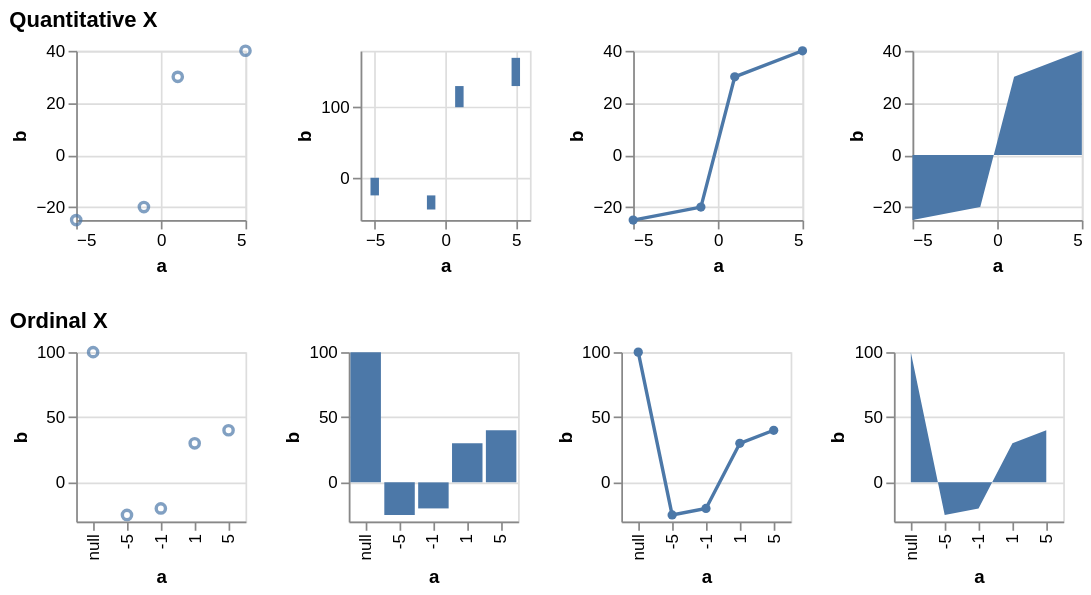

The Vega-Lite source for this figure:
### Vega specification from a JSON file in a GitHub repository (floating-point values rounded to 4 significant figures)
{"$schema": "https://vega.github.io/schema/vega/v6.json", "description": "Testing invalid", "background": "white", "padding": 5, "data": [{"name": "source_0", "values": [{"a": null, "b": 100}, {"a": -10, "b": null}, {"a": -5, "b": -25}, {"a": -1, "b": -20}, {"a": 0, "b": null}, {"a": 1, "b": 30}, {"a": 5, "b": 40}, {"a": 10, "b": null}]}, {"name": "data_0", "source": "source_0", "transform": [{"type": "formula", "expr": "toNumber(datum[\"a\"])", "as": "a"}]}, {"name": "data_1", "source": "data_0", "transform": [{"type": "filter", "expr": "isValid(datum[\"a\"]) && isFinite(+datum[\"a\"]) && isValid(datum[\"b\"]) && isFinite(+datum[\"b\"])"}]}, {"name": "data_2", "source": "data_0", "transform": [{"type": "stack", "groupby": [], "field": "b", "sort": {"field": [], "order": []}, "as": ["b_start", "b_end"], "offset": "zero"}, {"type": "filter", "expr": "isValid(datum[\"a\"]) && isFinite(+datum[\"a\"]) && isValid(datum[\"b\"]) && isFinite(+datum[\"b\"])"}]}, {"name": "data_3", "source": "data_0", "transform": [{"type": "impute", "field": "b", "groupby": [], "key": "a", "method": "value", "value": 0}, {"type": "stack", "groupby": ["a"], "field": "b", "sort": {"field": [], "order": []}, "as": ["b_start", "b_end"], "offset": "zero"}, {"type": "filter", "expr": "isValid(datum[\"a\"]) && isFinite(+datum[\"a\"]) && isValid(datum[\"b\"]) && isFinite(+datum[\"b\"])"}]}, {"name": "data_4", "source": "data_0", "transform": [{"type": "filter", "expr": "isValid(datum[\"b\"]) && isFinite(+datum[\"b\"])"}]}, {"name": "data_5", "source": "data_0", "transform": [{"type": "stack", "groupby": ["a"], "field": "b", "sort": {"field": [], "order": []}, "as": ["b_start", "b_end"], "offset": "zero"}, {"type": "filter", "expr": "isValid(datum[\"b\"]) && isFinite(+datum[\"b\"])"}]}, {"name": "data_6", "source": "data_0", "transform": [{"type": "impute", "field": "b", "groupby": [], "key": "a", "method": "value", "value": 0}, {"type": "stack", "groupby": ["a"], "field": "b", "sort": {"field": [], "order": []}, "as": ["b_start", "b_end"], "offset": "zero"}, {"type": "filter", "expr": "isValid(datum[\"b\"]) && isFinite(+datum[\"b\"])"}]}], "signals": [{"name": "childHeight", "value": 100}, {"name": "concat_0_childWidth", "value": 100}, {"name": "concat_1_childWidth", "value": 100}], "layout": {"padding": 20, "columns": 1, "bounds": "full", "align": "each"}, "marks": [{"type": "group", "name": "concat_0_group", "title": {"text": "Quantitative X", "anchor": "start"}, "layout": {"padding": 20, "bounds": "full", "align": "each"}, "marks": [{"type": "group", "name": "concat_0_concat_0_group", "style": "cell", "encode": {"update": {"width": {"signal": "concat_0_childWidth"}, "height": {"signal": "childHeight"}}}, "marks": [{"name": "concat_0_concat_0_marks", "type": "symbol", "style": ["point"], "from": {"data": "data_1"}, "encode": {"update": {"opacity": {"value": 0.7}, "fill": {"value": "transparent"}, "stroke": {"value": "#4c78a8"}, "tooltip": {"signal": "{\"a\": format(datum[\"a\"], \"\"), \"b\": format(datum[\"b\"], \"\")}"}, "ariaRoleDescription": {"value": "point"}, "description": {"signal": "\"a: \" + (format(datum[\"a\"], \"\")) + \"; b: \" + (format(datum[\"b\"], \"\"))"}, "x": {"scale": "concat_0_concat_0_x", "field": "a"}, "y": {"scale": "concat_0_concat_0_y", "field": "b"}}}}], "axes": [{"scale": "concat_0_concat_0_x", "orient": "bottom", "gridScale": "concat_0_concat_0_y", "grid": true, "tickCount": {"signal": "ceil(concat_0_childWidth/40)"}, "domain": false, "labels": false, "aria": false, "maxExtent": 0, "minExtent": 0, "ticks": false, "zindex": 0}, {"scale": "concat_0_concat_0_y", "orient": "left", "gridScale": "concat_0_concat_0_x", "grid": true, "tickCount": {"signal": "ceil(childHeight/40)"}, "domain": false, "labels": false, "aria": false, "maxExtent": 0, "minExtent": 0, "ticks": false, "zindex": 0}, {"scale": "concat_0_concat_0_x", "orient": "bottom", "grid": false, "title": "a", "labelFlush": true, "labelOverlap": true, "tickCount": {"signal": "ceil(concat_0_childWidth/40)"}, "zindex": 0}, {"scale": "concat_0_concat_0_y", "orient": "left", "grid": false, "title": "b", "labelOverlap": true, "tickCount": {"signal": "ceil(childHeight/40)"}, "zindex": 0}]}, {"type": "group", "name": "concat_0_concat_1_group", "style": "cell", "encode": {"update": {"width": {"signal": "concat_0_childWidth"}, "height": {"signal": "childHeight"}}}, "marks": [{"name": "concat_0_concat_1_marks", "type": "rect", "style": ["bar"], "from": {"data": "data_2"}, "encode": {"update": {"fill": {"value": "#4c78a8"}, "tooltip": {"signal": "{\"a\": format(datum[\"a\"], \"\"), \"b\": format(datum[\"b\"], \"\")}"}, "ariaRoleDescription": {"value": "bar"}, "description": {"signal": "\"a: \" + (format(datum[\"a\"], \"\")) + \"; b: \" + (format(datum[\"b\"], \"\"))"}, "xc": {"scale": "concat_0_concat_1_x", "field": "a"}, "width": {"value": 5}, "y": {"scale": "concat_0_concat_1_y", "field": "b_end"}, "y2": {"scale": "concat_0_concat_1_y", "field": "b_start"}}}}], "axes": [{"scale": "concat_0_concat_1_x", "orient": "bottom", "gridScale": "concat_0_concat_1_y", "grid": true, "tickCount": {"signal": "ceil(concat_0_childWidth/40)"}, "domain": false, "labels": false, "aria": false, "maxExtent": 0, "minExtent": 0, "ticks": false, "zindex": 0}, {"scale": "concat_0_concat_1_y", "orient": "left", "gridScale": "concat_0_concat_1_x", "grid": true, "tickCount": {"signal": "ceil(childHeight/40)"}, "domain": false, "labels": false, "aria": false, "maxExtent": 0, "minExtent": 0, "ticks": false, "zindex": 0}, {"scale": "concat_0_concat_1_x", "orient": "bottom", "grid": false, "title": "a", "labelFlush": true, "labelOverlap": true, "tickCount": {"signal": "ceil(concat_0_childWidth/40)"}, "zindex": 0}, {"scale": "concat_0_concat_1_y", "orient": "left", "grid": false, "title": "b", "labelOverlap": true, "tickCount": {"signal": "ceil(childHeight/40)"}, "zindex": 0}]}, {"type": "group", "name": "concat_0_concat_2_group", "style": "cell", "encode": {"update": {"width": {"signal": "concat_0_childWidth"}, "height": {"signal": "childHeight"}}}, "marks": [{"name": "concat_0_concat_2_layer_0_marks", "type": "line", "style": ["line"], "sort": {"field": "x"}, "from": {"data": "data_1"}, "encode": {"update": {"stroke": {"value": "#4c78a8"}, "tooltip": {"signal": "{\"a\": format(datum[\"a\"], \"\"), \"b\": format(datum[\"b\"], \"\")}"}, "description": {"signal": "\"a: \" + (format(datum[\"a\"], \"\")) + \"; b: \" + (format(datum[\"b\"], \"\"))"}, "x": {"scale": "concat_0_concat_2_x", "field": "a"}, "y": {"scale": "concat_0_concat_2_y", "field": "b"}}}}, {"name": "concat_0_concat_2_layer_1_marks", "type": "symbol", "style": ["point"], "from": {"data": "data_1"}, "encode": {"update": {"opacity": {"value": 1}, "fill": {"value": "#4c78a8"}, "tooltip": {"signal": "{\"a\": format(datum[\"a\"], \"\"), \"b\": format(datum[\"b\"], \"\")}"}, "ariaRoleDescription": {"value": "point"}, "description": {"signal": "\"a: \" + (format(datum[\"a\"], \"\")) + \"; b: \" + (format(datum[\"b\"], \"\"))"}, "x": {"scale": "concat_0_concat_2_x", "field": "a"}, "y": {"scale": "concat_0_concat_2_y", "field": "b"}}}}], "axes": [{"scale": "concat_0_concat_2_x", "orient": "bottom", "gridScale": "concat_0_concat_2_y", "grid": true, "tickCount": {"signal": "ceil(concat_0_childWidth/40)"}, "domain": false, "labels": false, "aria": false, "maxExtent": 0, "minExtent": 0, "ticks": false, "zindex": 0}, {"scale": "concat_0_concat_2_y", "orient": "left", "gridScale": "concat_0_concat_2_x", "grid": true, "tickCount": {"signal": "ceil(childHeight/40)"}, "domain": false, "labels": false, "aria": false, "maxExtent": 0, "minExtent": 0, "ticks": false, "zindex": 0}, {"scale": "concat_0_concat_2_x", "orient": "bottom", "grid": false, "title": "a", "labelFlush": true, "labelOverlap": true, "tickCount": {"signal": "ceil(concat_0_childWidth/40)"}, "zindex": 0}, {"scale": "concat_0_concat_2_y", "orient": "left", "grid": false, "title": "b", "labelOverlap": true, "tickCount": {"signal": "ceil(childHeight/40)"}, "zindex": 0}]}, {"type": "group", "name": "concat_0_concat_3_group", "style": "cell", "encode": {"update": {"width": {"signal": "concat_0_childWidth"}, "height": {"signal": "childHeight"}}}, "marks": [{"name": "concat_0_concat_3_marks", "type": "area", "style": ["area"], "sort": {"field": "x"}, "from": {"data": "data_3"}, "encode": {"update": {"orient": {"value": "vertical"}, "fill": {"value": "#4c78a8"}, "tooltip": {"signal": "{\"a\": format(datum[\"a\"], \"\"), \"b\": format(datum[\"b\"], \"\")}"}, "description": {"signal": "\"a: \" + (format(datum[\"a\"], \"\")) + \"; b: \" + (format(datum[\"b\"], \"\"))"}, "x": {"scale": "concat_0_concat_3_x", "field": "a"}, "y": {"scale": "concat_0_concat_3_y", "field": "b_end"}, "y2": {"scale": "concat_0_concat_3_y", "field": "b_start"}}}}], "axes": [{"scale": "concat_0_concat_3_x", "orient": "bottom", "gridScale": "concat_0_concat_3_y", "grid": true, "tickCount": {"signal": "ceil(concat_0_childWidth/40)"}, "domain": false, "labels": false, "aria": false, "maxExtent": 0, "minExtent": 0, "ticks": false, "zindex": 0}, {"scale": "concat_0_concat_3_y", "orient": "left", "gridScale": "concat_0_concat_3_x", "grid": true, "tickCount": {"signal": "ceil(childHeight/40)"}, "domain": false, "labels": false, "aria": false, "maxExtent": 0, "minExtent": 0, "ticks": false, "zindex": 0}, {"scale": "concat_0_concat_3_x", "orient": "bottom", "grid": false, "title": "a", "labelFlush": true, "labelOverlap": true, "tickCount": {"signal": "ceil(concat_0_childWidth/40)"}, "zindex": 0}, {"scale": "concat_0_concat_3_y", "orient": "left", "grid": false, "title": "b", "labelOverlap": true, "tickCount": {"signal": "ceil(childHeight/40)"}, "zindex": 0}]}]}, {"type": "group", "name": "concat_1_group", "title": {"text": "Ordinal X", "anchor": "start"}, "layout": {"padding": 20, "bounds": "full", "align": "each"}, "marks": [{"type": "group", "name": "concat_1_concat_0_group", "style": "cell", "encode": {"update": {"width": {"signal": "concat_1_childWidth"}, "height": {"signal": "childHeight"}}}, "marks": [{"name": "concat_1_concat_0_marks", "type": "symbol", "style": ["point"], "from": {"data": "data_4"}, "encode": {"update": {"opacity": {"value": 0.7}, "fill": {"value": "transparent"}, "stroke": {"value": "#4c78a8"}, "tooltip": {"signal": "{\"a\": isValid(datum[\"a\"]) ? datum[\"a\"] : \"\"+datum[\"a\"], \"b\": format(datum[\"b\"], \"\")}"}, "ariaRoleDescription": {"value": "point"}, "description": {"signal": "\"a: \" + (isValid(datum[\"a\"]) ? datum[\"a\"] : \"\"+datum[\"a\"]) + \"; b: \" + (format(datum[\"b\"], \"\"))"}, "x": {"scale": "concat_1_concat_0_x", "field": "a"}, "y": {"scale": "concat_1_concat_0_y", "field": "b"}}}}], "axes": [{"scale": "concat_1_concat_0_y", "orient": "left", "gridScale": "concat_1_concat_0_x", "grid": true, "tickCount": {"signal": "ceil(childHeight/40)"}, "domain": false, "labels": false, "aria": false, "maxExtent": 0, "minExtent": 0, "ticks": false, "zindex": 0}, {"scale": "concat_1_concat_0_x", "orient": "bottom", "grid": false, "title": "a", "labelAlign": "right", "labelAngle": 270, "labelBaseline": "middle", "zindex": 0}, {"scale": "concat_1_concat_0_y", "orient": "left", "grid": false, "title": "b", "labelOverlap": true, "tickCount": {"signal": "ceil(childHeight/40)"}, "zindex": 0}]}, {"type": "group", "name": "concat_1_concat_1_group", "style": "cell", "encode": {"update": {"width": {"signal": "concat_1_childWidth"}, "height": {"signal": "childHeight"}}}, "marks": [{"name": "concat_1_concat_1_marks", "type": "rect", "style": ["bar"], "from": {"data": "data_5"}, "encode": {"update": {"fill": {"value": "#4c78a8"}, "tooltip": {"signal": "{\"a\": isValid(datum[\"a\"]) ? datum[\"a\"] : \"\"+datum[\"a\"], \"b\": format(datum[\"b\"], \"\")}"}, "ariaRoleDescription": {"value": "bar"}, "description": {"signal": "\"a: \" + (isValid(datum[\"a\"]) ? datum[\"a\"] : \"\"+datum[\"a\"]) + \"; b: \" + (format(datum[\"b\"], \"\"))"}, "x": {"scale": "concat_1_concat_1_x", "field": "a"}, "width": {"signal": "max(0.25, bandwidth('concat_1_concat_1_x'))"}, "y": {"scale": "concat_1_concat_1_y", "field": "b_end"}, "y2": {"scale": "concat_1_concat_1_y", "field": "b_start"}}}}], "axes": [{"scale": "concat_1_concat_1_y", "orient": "left", "gridScale": "concat_1_concat_1_x", "grid": true, "tickCount": {"signal": "ceil(childHeight/40)"}, "domain": false, "labels": false, "aria": false, "maxExtent": 0, "minExtent": 0, "ticks": false, "zindex": 0}, {"scale": "concat_1_concat_1_x", "orient": "bottom", "grid": false, "title": "a", "labelAlign": "right", "labelAngle": 270, "labelBaseline": "middle", "zindex": 0}, {"scale": "concat_1_concat_1_y", "orient": "left", "grid": false, "title": "b", "labelOverlap": true, "tickCount": {"signal": "ceil(childHeight/40)"}, "zindex": 0}]}, {"type": "group", "name": "concat_1_concat_2_group", "style": "cell", "encode": {"update": {"width": {"signal": "concat_1_childWidth"}, "height": {"signal": "childHeight"}}}, "marks": [{"name": "concat_1_concat_2_layer_0_marks", "type": "line", "style": ["line"], "sort": {"field": "x"}, "from": {"data": "data_4"}, "encode": {"update": {"stroke": {"value": "#4c78a8"}, "tooltip": {"signal": "{\"a\": isValid(datum[\"a\"]) ? datum[\"a\"] : \"\"+datum[\"a\"], \"b\": format(datum[\"b\"], \"\")}"}, "description": {"signal": "\"a: \" + (isValid(datum[\"a\"]) ? datum[\"a\"] : \"\"+datum[\"a\"]) + \"; b: \" + (format(datum[\"b\"], \"\"))"}, "x": {"scale": "concat_1_concat_2_x", "field": "a"}, "y": {"scale": "concat_1_concat_2_y", "field": "b"}}}}, {"name": "concat_1_concat_2_layer_1_marks", "type": "symbol", "style": ["point"], "from": {"data": "data_4"}, "encode": {"update": {"opacity": {"value": 1}, "fill": {"value": "#4c78a8"}, "tooltip": {"signal": "{\"a\": isValid(datum[\"a\"]) ? datum[\"a\"] : \"\"+datum[\"a\"], \"b\": format(datum[\"b\"], \"\")}"}, "ariaRoleDescription": {"value": "point"}, "description": {"signal": "\"a: \" + (isValid(datum[\"a\"]) ? datum[\"a\"] : \"\"+datum[\"a\"]) + \"; b: \" + (format(datum[\"b\"], \"\"))"}, "x": {"scale": "concat_1_concat_2_x", "field": "a"}, "y": {"scale": "concat_1_concat_2_y", "field": "b"}}}}], "axes": [{"scale": "concat_1_concat_2_y", "orient": "left", "gridScale": "concat_1_concat_2_x", "grid": true, "tickCount": {"signal": "ceil(childHeight/40)"}, "domain": false, "labels": false, "aria": false, "maxExtent": 0, "minExtent": 0, "ticks": false, "zindex": 0}, {"scale": "concat_1_concat_2_x", "orient": "bottom", "grid": false, "title": "a", "labelAlign": "right", "labelAngle": 270, "labelBaseline": "middle", "zindex": 0}, {"scale": "concat_1_concat_2_y", "orient": "left", "grid": false, "title": "b", "labelOverlap": true, "tickCount": {"signal": "ceil(childHeight/40)"}, "zindex": 0}]}, {"type": "group", "name": "concat_1_concat_3_group", "style": "cell", "encode": {"update": {"width": {"signal": "concat_1_childWidth"}, "height": {"signal": "childHeight"}}}, "marks": [{"name": "concat_1_concat_3_marks", "type": "area", "style": ["area"], "sort": {"field": "x"}, "from": {"data": "data_6"}, "encode": {"update": {"orient": {"value": "vertical"}, "fill": {"value": "#4c78a8"}, "tooltip": {"signal": "{\"a\": isValid(datum[\"a\"]) ? datum[\"a\"] : \"\"+datum[\"a\"], \"b\": format(datum[\"b\"], \"\")}"}, "description": {"signal": "\"a: \" + (isValid(datum[\"a\"]) ? datum[\"a\"] : \"\"+datum[\"a\"]) + \"; b: \" + (format(datum[\"b\"], \"\"))"}, "x": {"scale": "concat_1_concat_3_x", "field": "a"}, "y": {"scale": "concat_1_concat_3_y", "field": "b_end"}, "y2": {"scale": "concat_1_concat_3_y", "field": "b_start"}}}}], "axes": [{"scale": "concat_1_concat_3_y", "orient": "left", "gridScale": "concat_1_concat_3_x", "grid": true, "tickCount": {"signal": "ceil(childHeight/40)"}, "domain": false, "labels": false, "aria": false, "maxExtent": 0, "minExtent": 0, "ticks": false, "zindex": 0}, {"scale": "concat_1_concat_3_x", "orient": "bottom", "grid": false, "title": "a", "labelAlign": "right", "labelAngle": 270, "labelBaseline": "middle", "zindex": 0}, {"scale": "concat_1_concat_3_y", "orient": "left", "grid": false, "title": "b", "labelOverlap": true, "tickCount": {"signal": "ceil(childHeight/40)"}, "zindex": 0}]}]}], "scales": [{"name": "concat_0_concat_0_x", "type": "linear", "domain": {"data": "data_1", "field": "a"}, "range": [0, {"signal": "concat_0_childWidth"}], "nice": true, "zero": true}, {"name": "concat_0_concat_0_y", "type": "linear", "domain": {"data": "data_1", "field": "b"}, "range": [{"signal": "childHeight"}, 0], "nice": true, "zero": true}, {"name": "concat_0_concat_1_x", "type": "linear", "domain": {"data": "data_2", "field": "a"}, "range": [0, {"signal": "concat_0_childWidth"}], "nice": true, "zero": false, "padding": 5}, {"name": "concat_0_concat_1_y", "type": "linear", "domain": {"data": "data_2", "fields": ["b_start", "b_end"]}, "range": [{"signal": "childHeight"}, 0], "nice": true, "zero": true}, {"name": "concat_0_concat_2_x", "type": "linear", "domain": {"data": "data_1", "field": "a"}, "range": [0, {"signal": "concat_0_childWidth"}], "nice": true, "zero": false}, {"name": "concat_0_concat_2_y", "type": "linear", "domain": {"data": "data_1", "field": "b"}, "range": [{"signal": "childHeight"}, 0], "nice": true, "zero": true}, {"name": "concat_0_concat_3_x", "type": "linear", "domain": {"data": "data_3", "field": "a"}, "range": [0, {"signal": "concat_0_childWidth"}], "nice": true, "zero": false}, {"name": "concat_0_concat_3_y", "type": "linear", "domain": {"data": "data_3", "fields": ["b_start", "b_end"]}, "range": [{"signal": "childHeight"}, 0], "nice": true, "zero": true}, {"name": "concat_1_concat_0_x", "type": "point", "domain": {"data": "data_4", "field": "a", "sort": true}, "range": [0, {"signal": "concat_1_childWidth"}], "padding": 0.5}, {"name": "concat_1_concat_0_y", "type": "linear", "domain": {"data": "data_4", "field": "b"}, "range": [{"signal": "childHeight"}, 0], "nice": true, "zero": true}, {"name": "concat_1_concat_1_x", "type": "band", "domain": {"data": "data_5", "field": "a", "sort": true}, "range": [0, {"signal": "concat_1_childWidth"}], "paddingInner": 0.1, "paddingOuter": 0.05}, {"name": "concat_1_concat_1_y", "type": "linear", "domain": {"data": "data_5", "fields": ["b_start", "b_end"]}, "range": [{"signal": "childHeight"}, 0], "nice": true, "zero": true}, {"name": "concat_1_concat_2_x", "type": "point", "domain": {"data": "data_4", "field": "a", "sort": true}, "range": [0, {"signal": "concat_1_childWidth"}], "padding": 0.5}, {"name": "concat_1_concat_2_y", "type": "linear", "domain": {"data": "data_4", "field": "b"}, "range": [{"signal": "childHeight"}, 0], "nice": true, "zero": true}, {"name": "concat_1_concat_3_x", "type": "point", "domain": {"data": "data_6", "field": "a", "sort": true}, "range": [0, {"signal": "concat_1_childWidth"}], "padding": 0.5}, {"name": "concat_1_concat_3_y", "type": "linear", "domain": {"data": "data_6", "fields": ["b_start", "b_end"]}, "range": [{"signal": "childHeight"}, 0], "nice": true, "zero": true}], "config": {"mark": {"tooltip": true}}}
